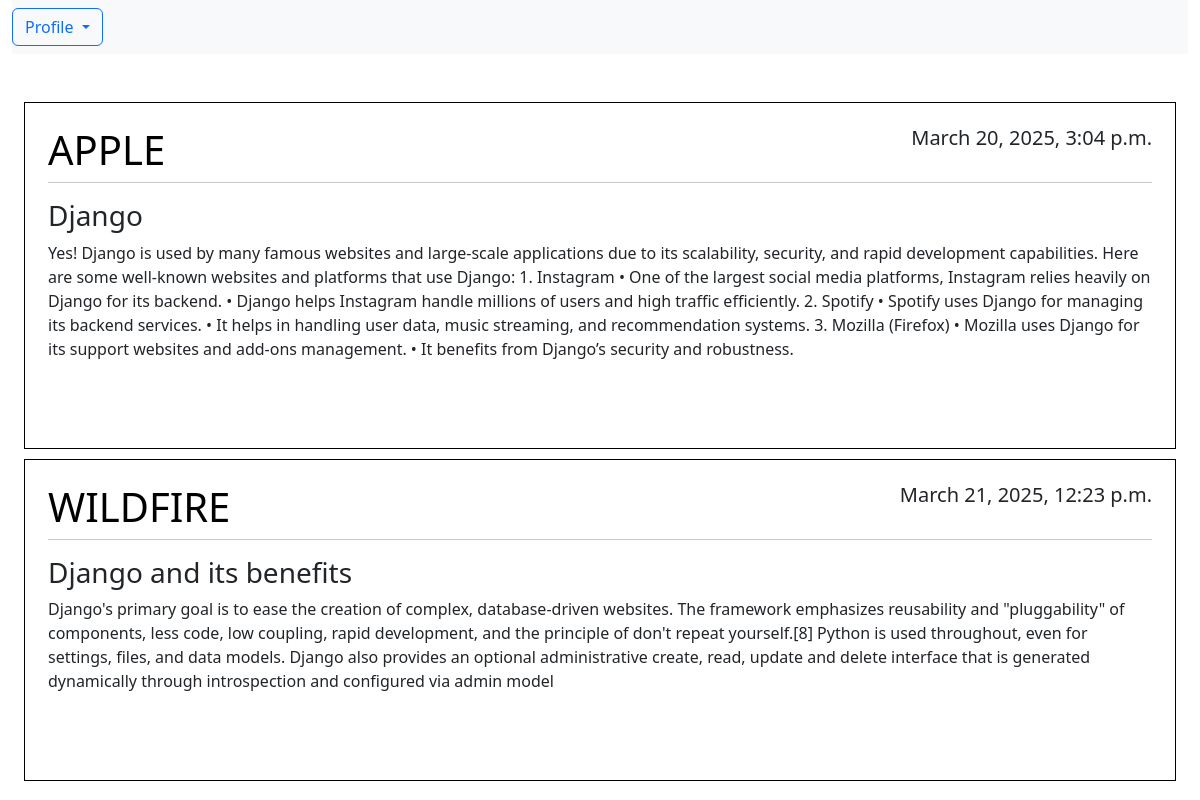
/home/, run on the app's committed database.
### blog/models.py (models this page shows, shortened)
class Posts(models.Model):
    title = models.CharField(max_length=100)
    content = models.TextField()
    date_posted = models.DateTimeField(default=timezone.now)
    author = models.ForeignKey(User,on_delete=models.CASCADE)

### blog/views.py (the view)
# urls.py: path('home/',views.home,name="home"),
def home(request):
    Post = Posts.objects.all()
    context = {'Posts':Post}
    return render(request,"blog/home.html",context)

### blog/templates/blog/home.html (shortened to what this page needs)
{% extends "blog/base.html" %}
{% block content %}
{% load static %}
<div class="container custom-container">
    <nav class="navbar navbar-expand-lg navbar-light bg-light w-100" >
        <div class="collapse navbar-collapse" id="navbarSupportedContent">
            <form class="form-inline my-2 my-lg-0">
                <div class="dropdown">
                    <button class="btn btn-outline-primary dropdown-toggle" type="button" id="dropdownMenuButton" data-bs-toggle="dropdown" aria-haspopup="true" aria-expanded="false">
                      Profile
                    </button>
                  </div>
            </form>
        </div>
    </nav>
    <br><br>
    <div class="container custom-container" style="max-width: 1350px; ">
        {% for post in Posts  %}
        <article class="media content-section">
            <div class="media-body" style="border: 1px solid black; padding: 23px; margin-bottom: 10px;">
                <div class="article-metadata">
                    <h1 class="text-uppercase" style="text-align:left;float:left; color: #000000;">{{post.author}}</h1>
                    <h5 style="text-align:right;float:right;">{{post.date_posted}}</h5>
                    <hr style="clear:both;" />
                </div>
                <h3>{{post.title}}</h3>
                <p class="article-content">{{post.content }}</p>
                <br><br>
            </div>
        </article>
        {% endfor %}
    </div>
</div>
{% endblock %}

### blog/templates/blog/base.html (shortened to what this page needs)
{% load static %}
<!DOCTYPE html>
<html lang="en">
<head>
    <link href="https://cdn.jsdelivr.net/npm/bootstrap@5.3.3/dist/css/bootstrap.min.css" rel="stylesheet">
</head>
<body>
{% block content %}{% endblock %}
</html>

### blog/templates/blog/base.html (style rules this page uses)
.custom-container { max-width: 1450px; }

### data on the page
Posts: author "APPLE", date_posted "March 20, 2025, 3:04 p.m.", title "Django", content "Yes! Django is used by many famous websites and large-scale applications due to its scalability, security, and rapid development capabilities. Here are some well-known websites and platforms that use Django: 1. Instagram • One of the largest social media platforms, Instagram relies heavily on Django for its backend. • Django helps Instagram handle millions of users and high traffic efficiently. 2. Spotify • Spotify uses Django for managing its backend services. • It helps in handling user data, music streaming, and recommendation systems. 3. Mozilla (Firefox) • Mozilla uses Django for its support websites and add-ons management. • It benefits from Django’s security and robustness."
Posts: author "WILDFIRE", date_posted "March 21, 2025, 12:23 p.m.", title "Django and its benefits", content "Django's primary goal is to ease the creation of complex, database-driven websites. The framework emphasizes reusability and \"pluggability\" of components, less code, low coupling, rapid development, and the principle of don't repeat yourself.[8] Python is used throughout, even for settings, files, and data models. Django also provides an optional administrative create, read, update and delete interface that is generated dynamically through introspection and configured via admin model"
